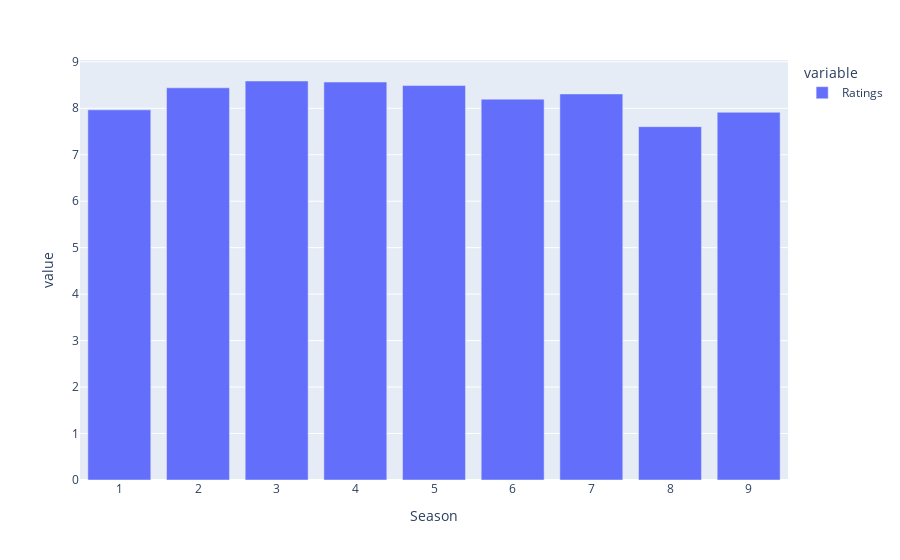

Write notebook code for a chart like this one.
### Code cell
fig = px.bar(g2)
fig.show()

### Figure 1 — Plotly figure (JSON) as saved in the notebook; plotly's stock layout.template omitted (floating-point values rounded to 4 significant figures)
{"data": [{"alignmentgroup": "True", "hovertemplate": "variable=Ratings<br>Season=%{x}<br>value=%{y}<extra></extra>", "legendgroup": "Ratings", "marker": {"color": "#636efa"}, "name": "Ratings", "offsetgroup": "Ratings", "orientation": "v", "showlegend": true, "textposition": "auto", "type": "bar", "x": [1, 2, 3, 4, 5, 6, 7, 8, 9], "xaxis": "x", "y": [7.967, 8.441, 8.587, 8.564, 8.488, 8.196, 8.308, 7.604, 7.913], "yaxis": "y"}], "layout": {"barmode": "relative", "legend": {"title": {"text": "variable"}, "tracegroupgap": 0}, "margin": {"t": 60}, "xaxis": {"anchor": "y", "domain": [0, 1], "title": {"text": "Season"}}, "yaxis": {"anchor": "x", "domain": [0, 1], "title": {"text": "value"}}}}
